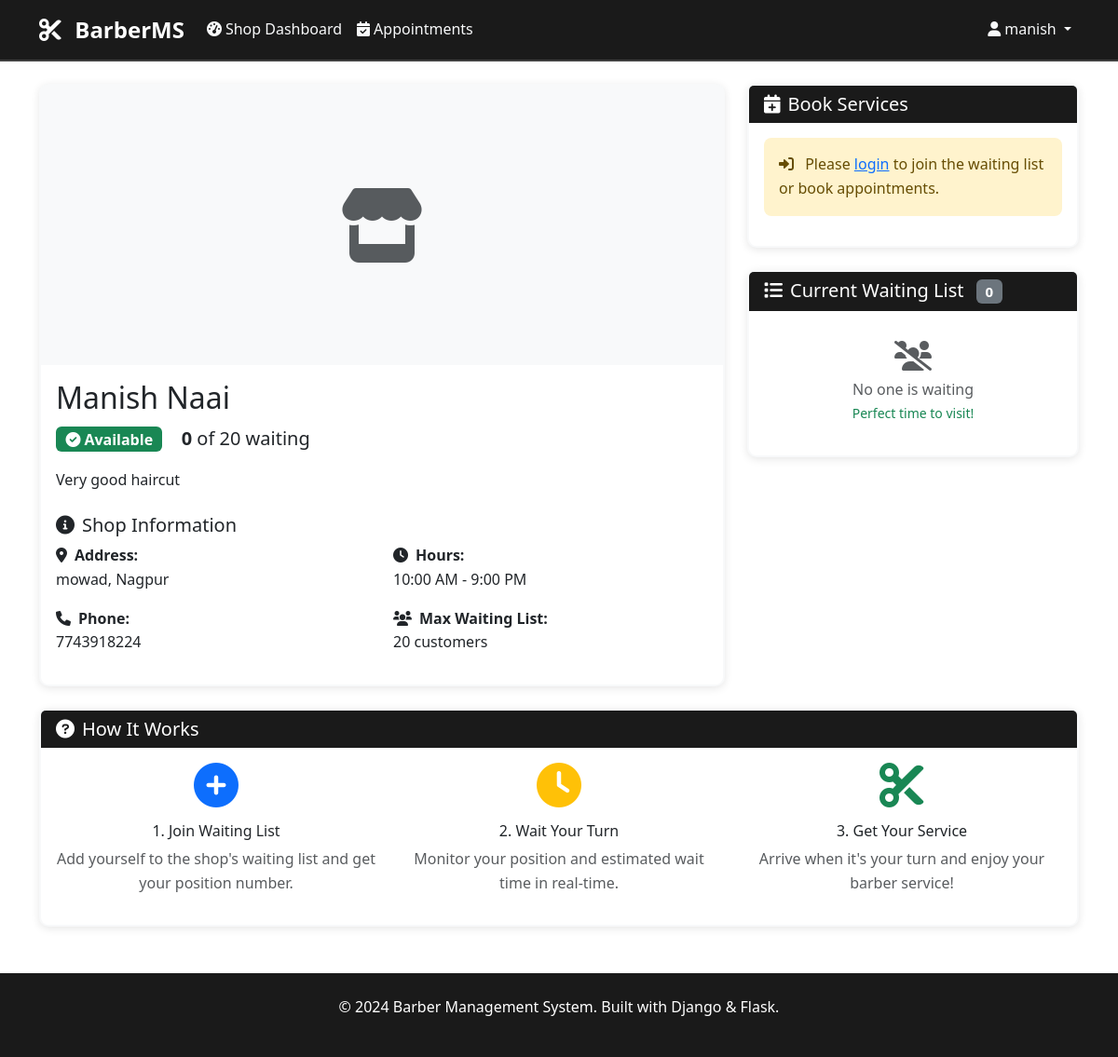
/shops/1/ (signed in), run on an earlier commit of the app's database.
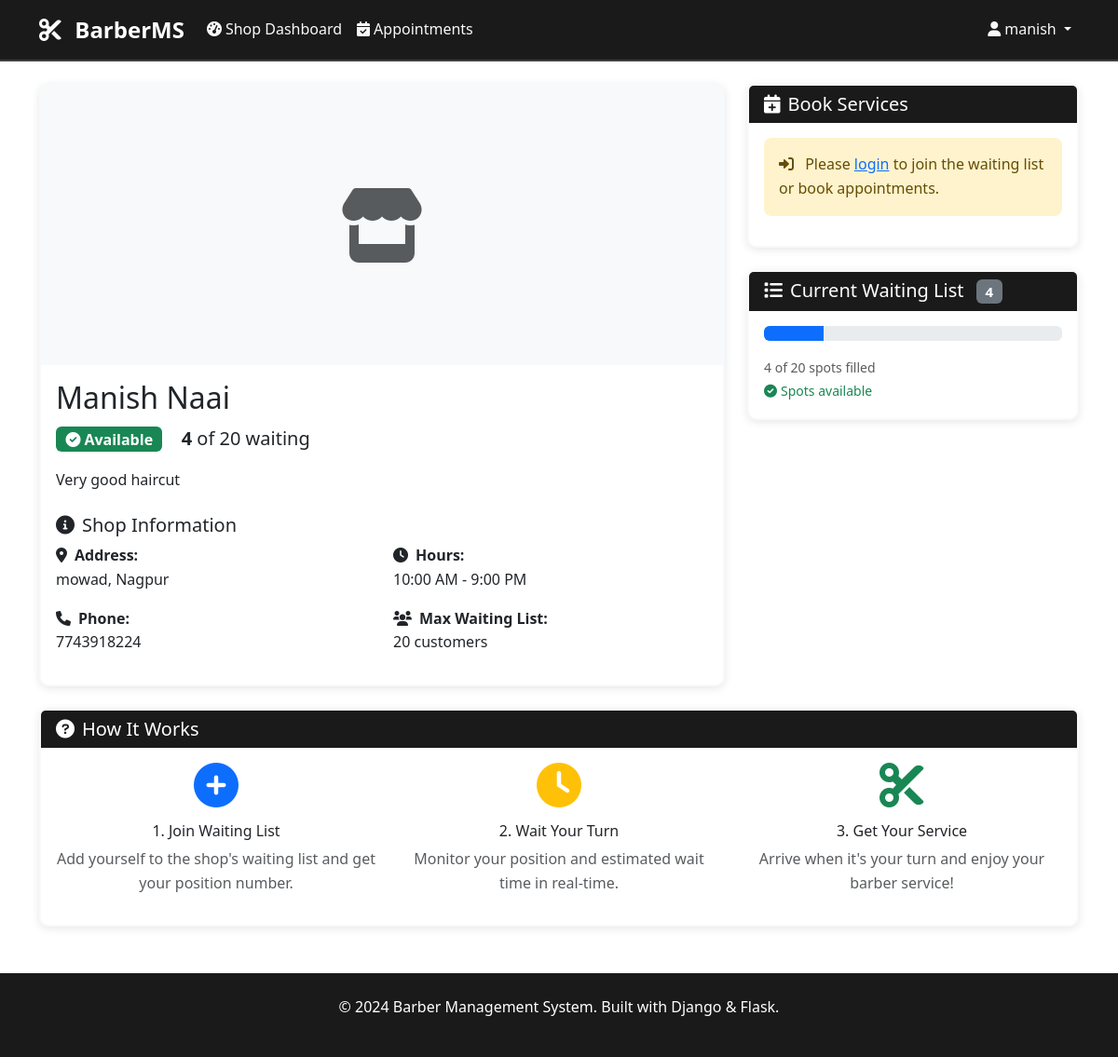
And on a later commit of the database.
### shops/models.py (models this page shows, shortened)
class Shop(models.Model):
    owner = models.OneToOneField(User, on_delete=models.CASCADE, related_name='shop')
    name = models.CharField(max_length=200)
    description = models.TextField(blank=True)
    address = models.TextField()
    latitude = models.DecimalField(max_digits=9, decimal_places=6)
    longitude = models.DecimalField(max_digits=9, decimal_places=6)
    phone_number = models.CharField(max_length=15)
    opening_time = models.TimeField()
    closing_time = models.TimeField()
    max_waiting_list_size = models.PositiveIntegerField(default=20)
    current_waiting_count = models.PositiveIntegerField(default=0)
    image = models.ImageField(upload_to='shop_images/', blank=True, null=True)
    is_active = models.BooleanField(default=True)
    created_at = models.DateTimeField(auto_now_add=True)
    updated_at = models.DateTimeField(auto_now=True)

### shops/views.py (the view)
# urls.py: path('<int:shop_id>/', views.shop_detail_view, name='shop_detail'),
@login_required
def shop_detail_view(request, shop_id):
    shop = get_object_or_404(Shop, id=shop_id, is_active=True)
    user_in_waiting = None
    if request.user.is_authenticated and request.user.role == 'customer':
        user_in_waiting = WaitingListEntry.objects.filter(
            customer=request.user,
            shop=shop,
            status='waiting'
        ).first()
    return render(request, 'shops/detail.html', {
        'shop': shop,
        'user_in_waiting': user_in_waiting,
        'waiting_count': shop.current_waiting_count
    })

### templates/shops/detail.html (shortened to what the changed rows need)
{% extends 'base/base.html' %}
{% block content %}
<div class="row">
    <div class="col-md-8">
        <div class="card">
            <div class="card-body">
                <h2>{{ shop.name }}</h2>
                <div class="mb-3">
                    <span class="badge {% if shop.current_waiting_count < shop.max_waiting_list_size %}bg-success{% else %}bg-danger{% endif %} fs-6">
                        {% if shop.current_waiting_count < shop.max_waiting_list_size %}
                            <i class="fas fa-check-circle me-1"></i>Available
                        {% else %}
                            <i class="fas fa-times-circle me-1"></i>Full
                        {% endif %}
                    </span>
                    <span class="ms-3 fs-5">
                        <strong>{{ shop.current_waiting_count }}</strong> of {{ shop.max_waiting_list_size }} waiting
                    </span>
                </div>
                <p class="card-text">{{ shop.description|default:"No description provided for this shop." }}</p>
                <div class="shop-details mt-4">
                    <h5><i class="fas fa-info-circle me-2"></i>Shop Information</h5>
                    <div class="row">
                        <div class="col-md-6">
                            <p><strong><i class="fas fa-map-marker-alt me-2"></i>Address:</strong><br>
                               {{ shop.address }}</p>
                            <p><strong><i class="fas fa-phone me-2"></i>Phone:</strong><br>
                               {{ shop.phone_number }}</p>
                        </div>
                        <div class="col-md-6">
                            <p><strong><i class="fas fa-clock me-2"></i>Hours:</strong><br>
                               {{ shop.opening_time|time:"g:i A" }} - {{ shop.closing_time|time:"g:i A" }}</p>
                            <p><strong><i class="fas fa-users me-2"></i>Max Waiting List:</strong><br>
                               {{ shop.max_waiting_list_size }} customers</p>
                        </div>
                    </div>
                </div>
            </div>
        </div>
    </div>
    <div class="col-md-4">
        <div class="card">
            <div class="card-header">
                <h5 class="mb-0">
                    <i class="fas fa-list me-2"></i>Current Waiting List
                    <span class="badge bg-secondary ms-2">{{ waiting_count }}</span>
                </h5>
            </div>
            <div class="card-body">
                {% if waiting_count > 0 %}
                    <div class="progress mb-3">
                        <div class="progress-bar" role="progressbar"
                             style="width: {% widthratio waiting_count shop.max_waiting_list_size 100 %}%">
                        </div>
                    </div>
                    <p class="text-muted mb-0">
                        <small>{{ waiting_count }} of {{ shop.max_waiting_list_size }} spots filled</small>
                    </p>
                    {% if waiting_count < shop.max_waiting_list_size %}
                        <p class="text-success mb-0">
                            <small><i class="fas fa-check-circle me-1"></i>Spots available</small>
                        </p>
                    {% else %}
                        <p class="text-danger mb-0">
                            <small><i class="fas fa-times-circle me-1"></i>No spots available</small>
                        </p>
                    {% endif %}
                {% else %}
                    <div class="text-center py-3">
                        <i class="fas fa-users-slash fa-2x text-muted mb-2"></i>
                        <p class="text-muted mb-0">No one is waiting</p>
                        <small class="text-success">Perfect time to visit!</small>
                    </div>
                {% endif %}
            </div>
        </div>
    </div>
</div>
{% endblock %}

What changed in the data, as far as the page shows it:
changed Shop "Manish Naai": current_waiting_count "0" → "4"; max_waiting_list_size (not shown) → "20"
Also different on the page:
{{ waiting_count }}: "0" → "4"
{{ waiting_count }}: (not shown) → "4"
text no longer shown: "No one is waiting Perfect time to visit!"
text now shown: "of spots filled Spots available"
